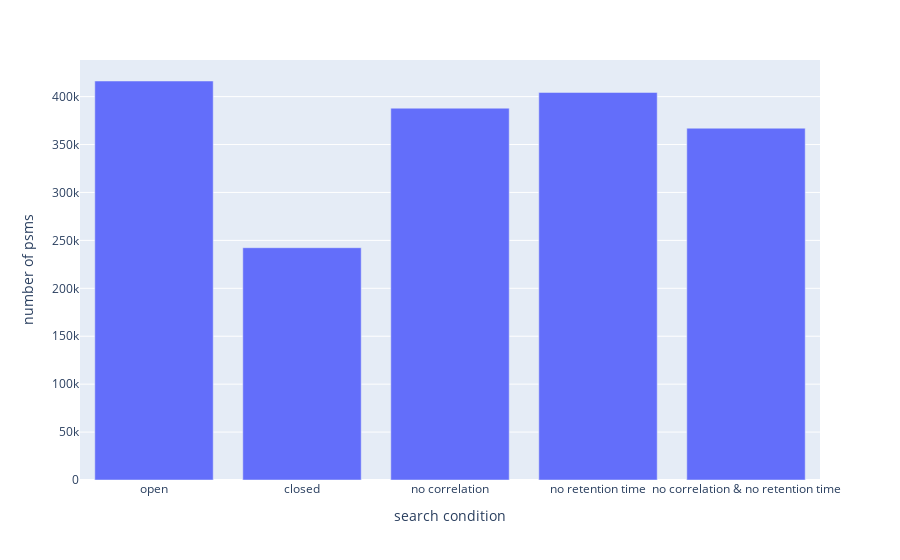

Source (notebook cell):
### Markdown cell above
By using the open search we find a lot more identification on the PSMs level, but if we leave out the retention time and peak intensity correlations we can see that the number of PSMs slightly drop especially when we'll leave out both.(see below)

### Code cell
# Now let's check it for all the conditions
fig = px.bar(
    y= [
        return_search_metrics(ionbot)[level],
        return_search_metrics(ionbot_c)[level],
        return_search_metrics(ionbot_nocorr)[level],
        return_search_metrics(ionbot_nort)[level],
        return_search_metrics(ionbot_nocorr_nort)[level],
    ],
    x=["open", "closed","no correlation", "no retention time", "no correlation & no retention time"],
    labels={
    "y": f"number of {level_dict[level]}",
    "x": "search condition",
    }
)
fig

### Figure 1 — Plotly figure (JSON) as saved in the notebook; plotly's stock layout.template omitted (floating-point values rounded to 4 significant figures)
{"data": [{"alignmentgroup": "True", "hovertemplate": "search condition=%{x}<br>number of psms=%{y}<extra></extra>", "legendgroup": "", "marker": {"color": "#636efa", "pattern": {"shape": ""}}, "name": "", "offsetgroup": "", "orientation": "v", "showlegend": false, "textposition": "auto", "type": "bar", "x": ["open", "closed", "no correlation", "no retention time", "no correlation & no retention time"], "xaxis": "x", "y": [416279, 242351, 387923, 404331, 367027], "yaxis": "y"}], "layout": {"barmode": "relative", "legend": {"tracegroupgap": 0}, "margin": {"t": 60}, "xaxis": {"anchor": "y", "domain": [0, 1], "title": {"text": "search condition"}}, "yaxis": {"anchor": "x", "domain": [0, 1], "title": {"text": "number of psms"}}}}
